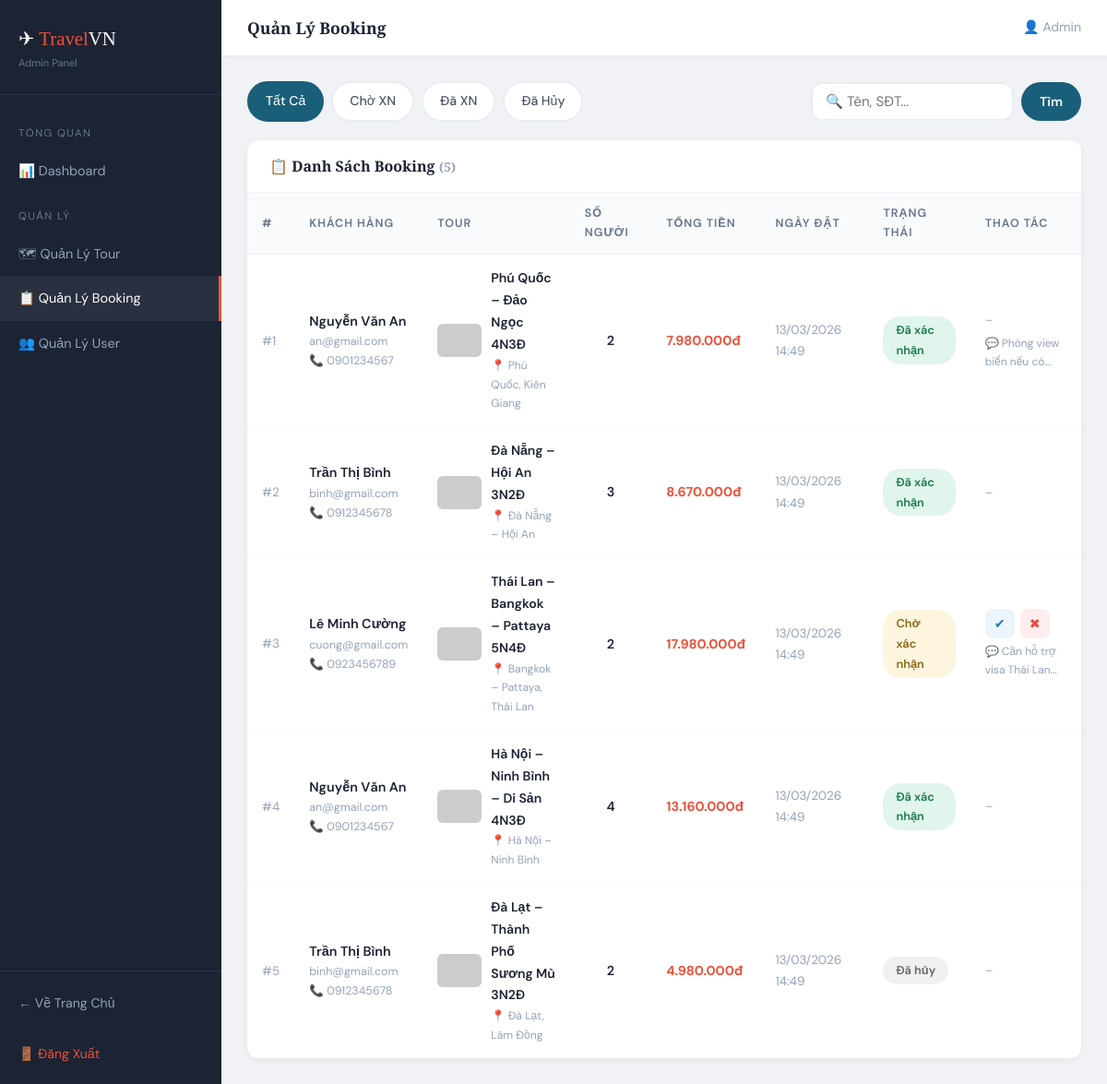
The app's page /admin/bookings.php (signed in) with its own data.
### tables this page shows
CREATE TABLE bookings (
    id INT AUTO_INCREMENT PRIMARY KEY,
    user_id INT NOT NULL,
    tour_id INT NOT NULL,
    num_people INT NOT NULL DEFAULT 1,
    total_price DECIMAL(12,0) NOT NULL,
    status ENUM('pending', 'confirmed', 'cancelled') DEFAULT 'pending',
    special_requests TEXT,
    contact_name VARCHAR(150) NOT NULL,
    contact_phone VARCHAR(20) NOT NULL,
    booking_date TIMESTAMP DEFAULT CURRENT_TIMESTAMP,
    FOREIGN KEY (user_id) REFERENCES users(id) ON DELETE CASCADE,
    FOREIGN KEY (tour_id) REFERENCES tours(id) ON DELETE CASCADE
);

CREATE TABLE users (
    id INT AUTO_INCREMENT PRIMARY KEY,
    full_name VARCHAR(150) NOT NULL,
    email VARCHAR(150) NOT NULL UNIQUE,
    password VARCHAR(255) NOT NULL,
    phone VARCHAR(20),
    avatar VARCHAR(255) DEFAULT NULL,
    role ENUM('user', 'admin') DEFAULT 'user',
    created_at TIMESTAMP DEFAULT CURRENT_TIMESTAMP
);

CREATE TABLE tours (
    id INT AUTO_INCREMENT PRIMARY KEY,
    category_id INT NOT NULL,
    name VARCHAR(200) NOT NULL,
    slug VARCHAR(200) NOT NULL UNIQUE,
    description TEXT,
    highlights TEXT,
    itinerary TEXT,
    destination VARCHAR(150) NOT NULL,
    duration_days INT NOT NULL DEFAULT 1,
    price DECIMAL(12,0) NOT NULL,
    max_capacity INT NOT NULL DEFAULT 20,
    current_bookings INT DEFAULT 0,
    image VARCHAR(255) DEFAULT NULL,
    departure_date DATE,
    status ENUM('active', 'inactive', 'full') DEFAULT 'active',
    created_at TIMESTAMP DEFAULT CURRENT_TIMESTAMP,
    FOREIGN KEY (category_id) REFERENCES categories(id) ON DELETE CASCADE
);

### admin/bookings.php (the view, shortened to what this page needs)
<?php
$pageTitle = 'Quản Lý Booking';
require_once 'admin-header.php';
$perPage    = 12;
$page       = max(1, intval($_GET['page'] ?? 1));
$offset     = ($page - 1) * $perPage;
$statusF    = $_GET['status'] ?? '';
$searchF    = trim($_GET['search'] ?? '');
$where = [];
$whereSQL = $where ? 'WHERE ' . implode(' AND ', $where) : '';
$total      = $conn->query("SELECT COUNT(*) FROM bookings b JOIN users u ON u.id=b.user_id JOIN tours t ON t.id=b.tour_id $whereSQL")->fetch_row()[0];
$bookings   = $conn->query("
    SELECT b.*, u.full_name AS user_name, u.email AS user_email, t.name AS tour_name, t.destination, t.image
    FROM bookings b
    JOIN users u ON u.id = b.user_id
    JOIN tours t ON t.id = b.tour_id
    $whereSQL
    ORDER BY b.booking_date DESC
    LIMIT $perPage OFFSET $offset
");
$statusColors = ['pending'=>'badge-gold','confirmed'=>'badge-green','cancelled'=>'badge-grey'];
$statusLabels = ['pending'=>'Chờ xác nhận','confirmed'=>'Đã xác nhận','cancelled'=>'Đã hủy'];
$tabs = [''=> 'Tất Cả', 'pending'=>'Chờ XN', 'confirmed'=>'Đã XN', 'cancelled'=>'Đã Hủy'];
?>
<div style="display:flex;justify-content:space-between;align-items:center;margin-bottom:20px;flex-wrap:wrap;gap:12px;">
    <div style="display:flex;gap:8px;flex-wrap:wrap;">
        <?php foreach($tabs as $val=>$label): ?>
            <a href="?<?= http_build_query(['status'=>$val,'search'=>$searchF,'page'=>1]) ?>"
               class="chip <?= $statusF===$val?'active':'' ?>"><?= $label ?></a>
        <?php endforeach; ?>
    </div>
    <form method="GET" style="display:flex;gap:8px;">
        <input type="text" name="search" value="<?= htmlspecialchars($searchF) ?>" placeholder="🔍 Tên, SĐT..." class="form-input" style="padding:9px 14px;width:220px;">
        <button class="btn btn-teal btn-sm">Tìm</button>
    </form>
</div>
<div class="admin-card">
    <div class="admin-card-header">
        <h3>📋 Danh Sách Booking <span style="color:#94A3B8;font-size:.85rem;">(<?= $total ?>)</span></h3>
    </div>
    <div style="overflow-x:auto;">
    <table class="admin-table">
        <thead><tr>
            <th>#</th><th>Khách Hàng</th><th>Tour</th><th>Số Người</th>
            <th>Tổng Tiền</th><th>Ngày Đặt</th><th>Trạng Thái</th><th>Thao Tác</th>
        </tr></thead>
        <tbody>
        <?php while ($bk = $bookings->fetch_assoc()):
            $sc = $statusColors[$bk['status']] ?? 'badge-grey';
            $sl = $statusLabels[$bk['status']] ?? $bk['status'];
            $img = $bk['image'] ? BASE_URL . '/uploads/'.$bk['image'] : 'https://picsum.photos/seed/'.$bk['tour_id'].'admbk/80/60';
        ?>
        <tr>
            <td style="color:#94A3B8;font-size:.85rem;">#<?= $bk['id'] ?></td>
            <td>
                <div style="font-weight:600;"><?= htmlspecialchars($bk['user_name']) ?></div>
                <div style="font-size:.78rem;color:#94A3B8;"><?= htmlspecialchars($bk['user_email']) ?></div>
                <div style="font-size:.78rem;color:#94A3B8;">📞 <?= htmlspecialchars($bk['contact_phone']) ?></div>
            </td>
            <td>
                <div style="display:flex;align-items:center;gap:10px;">
                    <img src="<?= $img ?>" style="width:48px;height:36px;object-fit:cover;border-radius:6px;" alt="">
                    <div>
                        <div style="font-size:.88rem;font-weight:600;max-width:160px;"><?= htmlspecialchars($bk['tour_name']) ?></div>
                        <div style="font-size:.76rem;color:#94A3B8;">📍 <?= htmlspecialchars($bk['destination']) ?></div>
                    </div>
                </div>
            </td>
            <td style="text-align:center;font-weight:600;"><?= $bk['num_people'] ?></td>
            <td style="font-weight:700;color:#E8533A;"><?= number_format($bk['total_price'],0,',','.') ?>đ</td>
            <td style="font-size:.85rem;color:#94A3B8;"><?= date('d/m/Y H:i', strtotime($bk['booking_date'])) ?></td>
            <td><span class="badge <?= $sc ?>"><?= $sl ?></span></td>
            <td>
                <div class="action-btns">
                <?php if ($bk['status'] === 'pending'): ?>
                    <form method="POST" style="display:inline;" onsubmit="return confirm('Xác nhận booking này?')">
                        <button class="btn-icon btn-edit" title="Xác nhận">✔</button>
                    </form>
                    <form method="POST" style="display:inline;" onsubmit="return confirm('Hủy booking này?')">
                        <button class="btn-icon btn-delete" title="Hủy">✖</button>
                    </form>
                <?php else: ?>
                    <span style="font-size:.8rem;color:#94A3B8;">–</span>
                <?php endif; ?>
                </div>
                <?php if ($bk['special_requests']): ?>
                    <div style="font-size:.75rem;color:#94A3B8;margin-top:4px;max-width:120px;" title="<?= htmlspecialchars($bk['special_requests']) ?>">
                        💬 <?= mb_substr(htmlspecialchars($bk['special_requests']),0,30) ?>...
                    </div>
                <?php endif; ?>
            </td>
        </tr>
        <?php endwhile; ?>
        </tbody>
    </table>
    </div>
</div>
<?php require_once 'admin-footer.php'; ?>

### admin/admin-header.php (shortened to what this page needs)
<!DOCTYPE html>
<html lang="vi">
<head>
    <link rel="stylesheet" href="<?= BASE_URL ?>/css/style.css">
    <link rel="stylesheet" href="<?= BASE_URL ?>/css/admin.css">
</head>
<body class="admin-body">
<div class="admin-layout">
<aside class="admin-sidebar">
    <div class="admin-logo">✈ <span>Travel</span>VN <span style="font-size:.7rem;color:#64748B;display:block;font-family:'DM Sans'">Admin Panel</span></div>
    <nav class="admin-nav">
        <div class="nav-section">Tổng Quan</div>
        <a href="<?= BASE_URL ?>/admin/index.php"    class="<?= basename($_SERVER['PHP_SELF'])=='index.php'?'active':'' ?>">📊 Dashboard</a>
        <div class="nav-section">Quản Lý</div>
        <a href="<?= BASE_URL ?>/admin/tours.php"    class="<?= basename($_SERVER['PHP_SELF'])=='tours.php'?'active':'' ?>">🗺 Quản Lý Tour</a>
        <a href="<?= BASE_URL ?>/admin/bookings.php" class="<?= basename($_SERVER['PHP_SELF'])=='bookings.php'?'active':'' ?>">📋 Quản Lý Booking</a>
        <a href="<?= BASE_URL ?>/admin/users.php"    class="<?= basename($_SERVER['PHP_SELF'])=='users.php'?'active':'' ?>">👥 Quản Lý User</a>
    </nav>
    <div class="admin-footer-link">
        <a href="<?= BASE_URL ?>/index.php">← Về Trang Chủ</a><br><br>
        <a href="<?= BASE_URL ?>/logout.php" style="color:#E8533A;">🚪 Đăng Xuất</a>
    </div>
</aside>
<main class="admin-main">
    <div class="admin-topbar">
        <h1><?= isset($pageTitle) ? $pageTitle : 'Dashboard' ?></h1>
        <div style="font-size:.88rem;color:#94A3B8;">👤 <?= htmlspecialchars($_SESSION['user_name']) ?></div>
    </div>
    <div class="admin-content">

### admin/admin-footer.php (shortened to what this page needs)
    </div>
</main>
</div>
</body>
</html>

### css/style.css (style rules this page uses)
:root { --coral: #E8533A; --coral-dk: #C4402A; --teal: #1A5F7A; --teal-lt: #2980a8; --gold: #C9A84C; --cream: #FDF6ED; --dark: #1C2333; --mid: #4A5568; --light: #F7F3EE; --white: #FFFFFF; --shadow: 0 4px 24px rgba(28,35,51,.10); --shadow-lg:0 12px 40px rgba(28,35,51,.18); --radius: 12px; --radius-lg:20px; --font-head:'Playfair Display', Georgia, serif; --font-body:'DM Sans', Arial, sans-serif; --transition: .25s ease; }
*, *::before, *::after { margin:0; padding:0; box-sizing:border-box; }
html { scroll-behavior:smooth; }
body { background:var(--light); color:var(--dark); font-family:var(--font-body); line-height:1.7; }
a { color:inherit; text-decoration:none; }
img { max-width:100%; display:block; }
h1,h2,h3,h4 { font-family:var(--font-head); color:var(--dark); line-height:1.25; }
h1 { font-size:clamp(2rem,5vw,3.5rem); }
h3 { font-size:1.4rem; }
.btn { display:inline-flex; align-items:center; gap:8px; padding:14px 30px; border-radius:50px; font-family:var(--font-body); font-weight:600; font-size:.95rem; cursor:pointer; border:none; transition: all var(--transition); }
.btn-teal { background:var(--teal); color:#fff; }
.btn-sm { padding:9px 20px; font-size:.88rem; }
.badge { display:inline-block; padding:4px 14px; border-radius:20px; font-size:.8rem; font-weight:600; }
.badge-gold { background:#FEF5DF; color:#8B6914; }
.badge-green { background:#E0F5EC; color:#1A7A4E; }
.badge-grey { background:#F0F0F0; color:#666; }
.form-input { width:100%; padding:13px 16px; border:2px solid #E8EEF3; border-radius:var(--radius); font-family:var(--font-body); font-size:.95rem; color:var(--dark); transition:border-color var(--transition); }
.chip { padding:8px 18px; border-radius:50px; border:2px solid #E8EEF3; background:#fff; color:var(--mid); font-size:.88rem; font-weight:500; cursor:pointer; transition:all var(--transition); }
.chip:hover, .chip.active { border-color:var(--teal); background:var(--teal); color:#fff; }

### css/admin.css (style rules this page uses)
:root { --sidebar-w: 240px; }
body.admin-body { background:#F0F2F5; }
.admin-layout { display:flex; min-height:100vh; }
.admin-sidebar { width:var(--sidebar-w); background:#1C2333; color:#CBD5E0; display:flex; flex-direction:column; position:fixed; top:0; bottom:0; left:0; z-index:100; }
.admin-logo { padding:24px 20px; border-bottom:1px solid #2D3748; font-family:'Playfair Display',serif; font-size:1.3rem; color:#fff; }
.admin-logo span { color:#E8533A; }
.admin-nav { flex:1; padding:16px 0; overflow-y:auto; }
.admin-nav a { display:flex; align-items:center; gap:10px; padding:12px 20px; color:#94A3B8; font-size:.9rem; transition:.2s; }
.admin-nav a:hover, .admin-nav a.active { background:rgba(255,255,255,.06); color:#fff; border-right:3px solid #E8533A; }
.admin-nav .nav-section { padding:16px 20px 6px; font-size:.72rem; letter-spacing:.12em; text-transform:uppercase; color:#64748B; }
.admin-footer-link { padding:20px; border-top:1px solid #2D3748; }
.admin-footer-link a { color:#94A3B8; font-size:.88rem; }
.admin-main { margin-left:var(--sidebar-w); flex:1; display:flex; flex-direction:column; }
.admin-topbar { background:#fff; padding:0 28px; height:60px; display:flex; align-items:center; justify-content:space-between; box-shadow:0 1px 6px rgba(0,0,0,.06); }
.admin-topbar h1 { font-size:1.1rem; color:#1C2333; }
.admin-content { padding:28px; flex:1; }
.admin-card { background:#fff; border-radius:12px; box-shadow:0 2px 8px rgba(0,0,0,.06); overflow:hidden; }
.admin-card-header { padding:18px 24px; border-bottom:1px solid #F0F2F5; display:flex; align-items:center; justify-content:space-between; }
.admin-card-header h3 { font-size:1rem; color:#1C2333; }
.admin-table { width:100%; border-collapse:collapse; }
.admin-table th { background:#F8FAFC; color:#64748B; padding:12px 16px; text-align:left; font-size:.78rem; font-weight:600; letter-spacing:.08em; text-transform:uppercase; border-bottom:1px solid #F0F2F5; }
.admin-table td { padding:14px 16px; border-bottom:1px solid #F8FAFC; font-size:.9rem; vertical-align:middle; }
.admin-table tr:last-child td { border-bottom:none; }
.action-btns { display:flex; gap:6px; }
.btn-icon { width:32px; height:32px; display:flex; align-items:center; justify-content:center; border-radius:8px; border:none; cursor:pointer; font-size:.9rem; transition:.2s; }
.btn-edit { background:#EBF5FB; color:#2980a8; }
.btn-delete { background:#FDEDEC; color:#E74C3C; }

### records on screen
bookings: id "1", user.full_name "Nguyễn Văn An", user.email "an@gmail.com", contact_phone "0901234567", tour.name "Phú Quốc – Đảo Ngọc 4N3Đ", tour.destination "Phú Quốc, Kiên Giang", num_people "2", total_price "7.980.000", booking_date "13/03/2026 14:49", status "Đã xác nhận", special_requests "Phòng view biển nếu có"
bookings: id "2", user.full_name "Trần Thị Bình", user.email "binh@gmail.com", contact_phone "0912345678", tour.name "Đà Nẵng – Hội An 3N2Đ", tour.destination "Đà Nẵng – Hội An", num_people "3", total_price "8.670.000", booking_date "13/03/2026 14:49", status "Đã xác nhận"
bookings: id "3", user.full_name "Lê Minh Cường", user.email "cuong@gmail.com", contact_phone "0923456789", tour.name "Thái Lan – Bangkok – Pattaya 5N4Đ", tour.destination "Bangkok – Pattaya, Thái Lan", num_people "2", total_price "17.980.000", booking_date "13/03/2026 14:49", status "Chờ xác nhận", special_requests "Cần hỗ trợ visa Thái Lan"
bookings: id "4", user.full_name "Nguyễn Văn An", user.email "an@gmail.com", contact_phone "0901234567", tour.name "Hà Nội – Ninh Bình – Di Sản 4N3Đ", tour.destination "Hà Nội – Ninh Bình", num_people "4", total_price "13.160.000", booking_date "13/03/2026 14:49", status "Đã xác nhận"
bookings: id "5", user.full_name "Trần Thị Bình", user.email "binh@gmail.com", contact_phone "0912345678", tour.name "Đà Lạt – Thành Phố Sương Mù 3N2Đ", tour.destination "Đà Lạt, Lâm Đồng", num_people "2", total_price "4.980.000", booking_date "13/03/2026 14:49", status "Đã hủy"

### other values on screen
$pageTitle "Quản Lý Booking"
$_SESSION['user_name'] "Admin"
$label "Tất Cả"
$label "Chờ XN"
$label "Đã XN"
$label "Đã Hủy"
$total "5"
